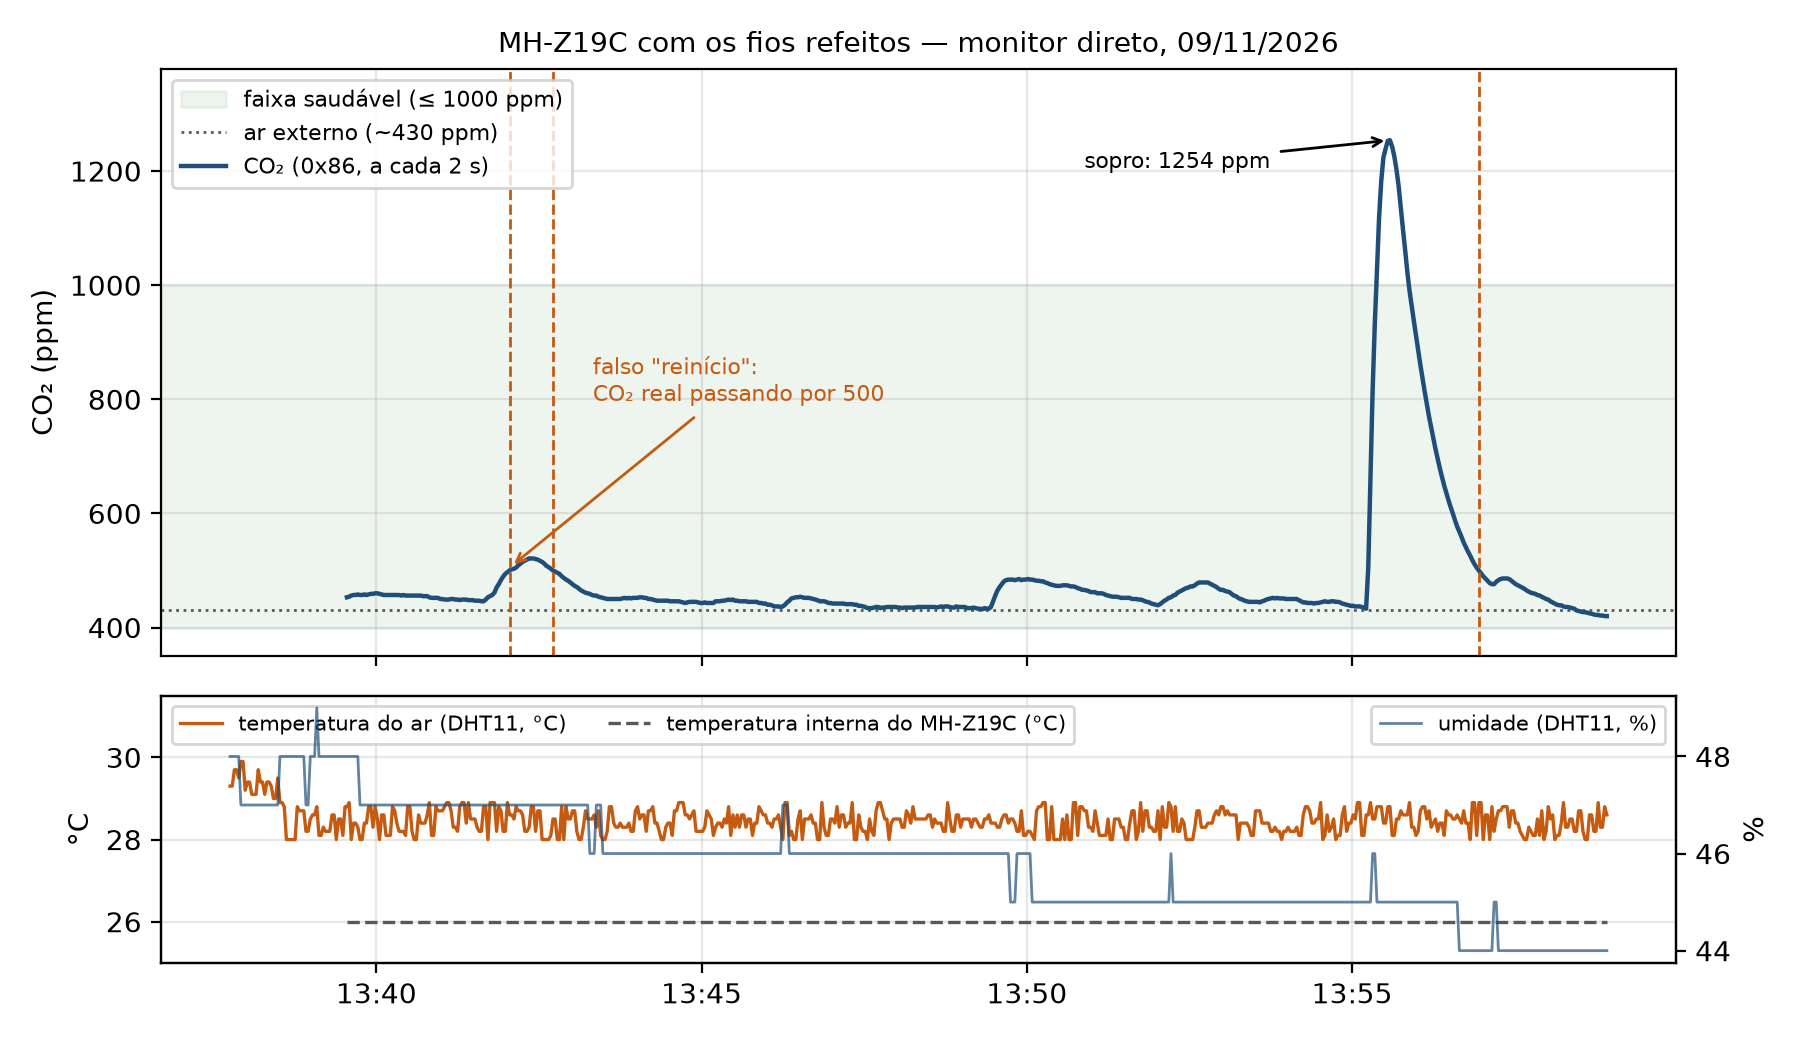

Here is the Python script that generated this plot:
"""Grafico da sessao com o monitor direto (monitor_mhz19c.py) depois de religar os fios, 09/11/2026 13:39-13:59.
Le monitor_1339.json (eventos do /eventos salvos) e gera grafico_monitor.png + resumo_monitor.json.
Uso (a partir de python-dados/): uv run python ../aula-ar/gerador/relatorio-mhz19c/grafico_monitor.py
"""
import json, os
from datetime import datetime
import matplotlib
matplotlib.use("Agg")
import matplotlib.pyplot as plt
import matplotlib.dates as mdates

AQUI = os.path.dirname(os.path.abspath(__file__))
ev = json.load(open(os.path.join(AQUI, "monitor_1339.json")))
T = lambda e: datetime.fromtimestamp(e["t"] / 1000)
co = [e for e in ev if e["tipo"] == "co2"]
dht = [e for e in ev if e["tipo"] == "dht"]
al = [e for e in ev if e["tipo"] == "alerta" and T(e) >= T(co[0])]
fal = [e for e in ev if e["tipo"] == "falha"]

fig, (a1, a2) = plt.subplots(2, 1, figsize=(9, 5.2), sharex=True, gridspec_kw={"height_ratios": [2.2, 1]})
a1.axhspan(400, 1000, color="#2e7d32", alpha=0.08, label="faixa saudável (≤ 1000 ppm)")
a1.axhline(430, color="#595959", lw=1, ls=":", label="ar externo (~430 ppm)")
a1.plot([T(e) for e in co], [e["ppm"] for e in co], color="#1f4e79", lw=1.6, label="CO₂ (0x86, a cada 2 s)")
for e in al:
    a1.axvline(T(e), color="#c55a11", lw=1, ls="--")
a1.annotate("falso \"reinício\":\nCO₂ real passando por 500", xy=(T(al[0]), 505), xytext=(30, 60),
            textcoords="offset points", fontsize=8, color="#c55a11", arrowprops=dict(arrowstyle="->", color="#c55a11"))
pico = max(co, key=lambda e: e["ppm"])
a1.annotate(f"sopro: {pico['ppm']} ppm", xy=(T(pico), pico["ppm"]), xytext=(-110, -10), textcoords="offset points",
            fontsize=8, arrowprops=dict(arrowstyle="->"))
a1.set_ylabel("CO₂ (ppm)"); a1.set_ylim(350, max(1100, pico["ppm"] * 1.1)); a1.grid(alpha=0.3); a1.legend(fontsize=8, loc="upper left")
a1.set_title("MH‑Z19C com os fios refeitos — monitor direto, 09/11/2026", fontsize=10)
a2.plot([T(e) for e in dht], [e["temp"] for e in dht], color="#c55a11", lw=1.2, label="temperatura do ar (DHT11, °C)")
a2.plot([T(e) for e in co], [e["temp"] for e in co], color="#595959", lw=1.2, ls="--", label="temperatura interna do MH‑Z19C (°C)")
a2b = a2.twinx()
a2b.plot([T(e) for e in dht], [e["umid"] for e in dht], color="#1f4e79", lw=1, alpha=0.7, label="umidade (DHT11, %)")
a2.set_ylabel("°C"); a2b.set_ylabel("%"); a2.grid(alpha=0.3)
a2.set_ylim(25, 31.5); a2.legend(fontsize=7.5, loc="upper left", ncol=2); a2b.legend(fontsize=7.5, loc="upper right")
a2.xaxis.set_major_formatter(mdates.DateFormatter("%H:%M"))
fig.tight_layout(); fig.savefig(os.path.join(AQUI, "grafico_monitor.png"), dpi=200)

base = [e["ppm"] for e in co if T(e) < T(pico).replace(minute=54, second=59)]
res = {"inicio": T(co[0]).strftime("%H:%M:%S"), "fim": T(co[-1]).strftime("%H:%M"), "n": len(co),
       "falhas_antes": len(fal), "base_min": min(base), "base_max": max(base), "base_med": round(sum(base) / len(base)),
       "pico": pico["ppm"], "pico_t": T(pico).strftime("%H:%M:%S"), "final": co[-1]["ppm"],
       "temp_sensor": sorted({e["temp"] for e in co}), "alertas": [T(e).strftime("%H:%M:%S") for e in al],
       "dht_t": [min(e["temp"] for e in dht), max(e["temp"] for e in dht)], "dht_u": [min(e["umid"] for e in dht), max(e["umid"] for e in dht)]}
json.dump(res, open(os.path.join(AQUI, "resumo_monitor.json"), "w"), indent=1)
print(res)
